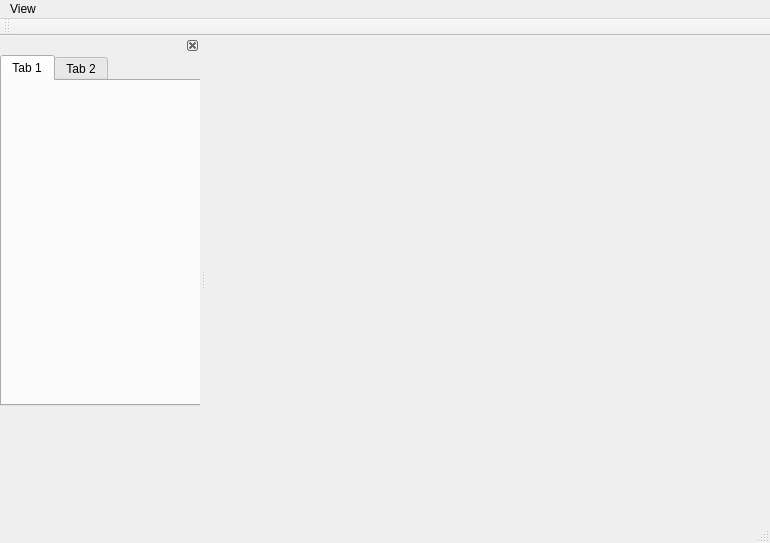
<?xml version="1.0" encoding="UTF-8"?>
<ui version="4.0">
 <class>MeshProcessClass</class>
 <widget class="QMainWindow" name="MeshProcessClass">
  <property name="geometry">
   <rect>
    <x>0</x>
    <y>0</y>
    <width>770</width>
    <height>543</height>
   </rect>
  </property>
  <property name="minimumSize">
   <size>
    <width>200</width>
    <height>280</height>
   </size>
  </property>
  <property name="acceptDrops">
   <bool>false</bool>
  </property>
  <property name="windowTitle">
   <string>MeshProcess</string>
  </property>
  <widget class="QWidget" name="centralWidget"/>
  <widget class="QMenuBar" name="menuBar">
   <property name="geometry">
    <rect>
     <x>0</x>
     <y>0</y>
     <width>770</width>
     <height>21</height>
    </rect>
   </property>
   <widget class="QMenu" name="menuView">
    <property name="title">
     <string>View</string>
    </property>
    <addaction name="actionPoint"/>
    <addaction name="separator"/>
    <addaction name="actionActionDrawLine"/>
   </widget>
   <addaction name="menuView"/>
  </widget>
  <widget class="QToolBar" name="mainToolBar">
   <attribute name="toolBarArea">
    <enum>TopToolBarArea</enum>
   </attribute>
   <attribute name="toolBarBreak">
    <bool>false</bool>
   </attribute>
  </widget>
  <widget class="QStatusBar" name="statusBar"/>
  <widget class="QDockWidget" name="dockWidgetRendering">
   <property name="minimumSize">
    <size>
     <width>200</width>
     <height>280</height>
    </size>
   </property>
   <property name="features">
    <set>QDockWidget::DockWidgetFeature::DockWidgetClosable</set>
   </property>
   <property name="allowedAreas">
    <set>Qt::DockWidgetArea::LeftDockWidgetArea</set>
   </property>
   <attribute name="dockWidgetArea">
    <number>1</number>
   </attribute>
   <widget class="QWidget" name="dockWidgetContents">
    <widget class="QTabWidget" name="tabWidget">
     <property name="geometry">
      <rect>
       <x>0</x>
       <y>0</y>
       <width>211</width>
       <height>351</height>
      </rect>
     </property>
     <property name="currentIndex">
      <number>0</number>
     </property>
     <widget class="QWidget" name="tab_light_setting">
      <attribute name="title">
       <string>Tab 1</string>
      </attribute>
      <widget class="QWidget" name="verticalLayoutWidget">
       <property name="geometry">
        <rect>
         <x>0</x>
         <y>0</y>
         <width>201</width>
         <height>321</height>
        </rect>
       </property>
       <layout class="QVBoxLayout" name="verticalLayout_light_setting"/>
      </widget>
     </widget>
     <widget class="QWidget" name="tab_drawing_setting">
      <attribute name="title">
       <string>Tab 2</string>
      </attribute>
     </widget>
    </widget>
   </widget>
  </widget>
  <action name="actionPoint">
   <property name="text">
    <string>ActionDrawPoint</string>
   </property>
  </action>
  <action name="actionActionDrawLine">
   <property name="text">
    <string>ActionDrawLine</string>
   </property>
  </action>
 </widget>
 <layoutdefault spacing="6" margin="11"/>
 <resources>
  <include location="assets.qrc"/>
 </resources>
 <connections/>
</ui>
